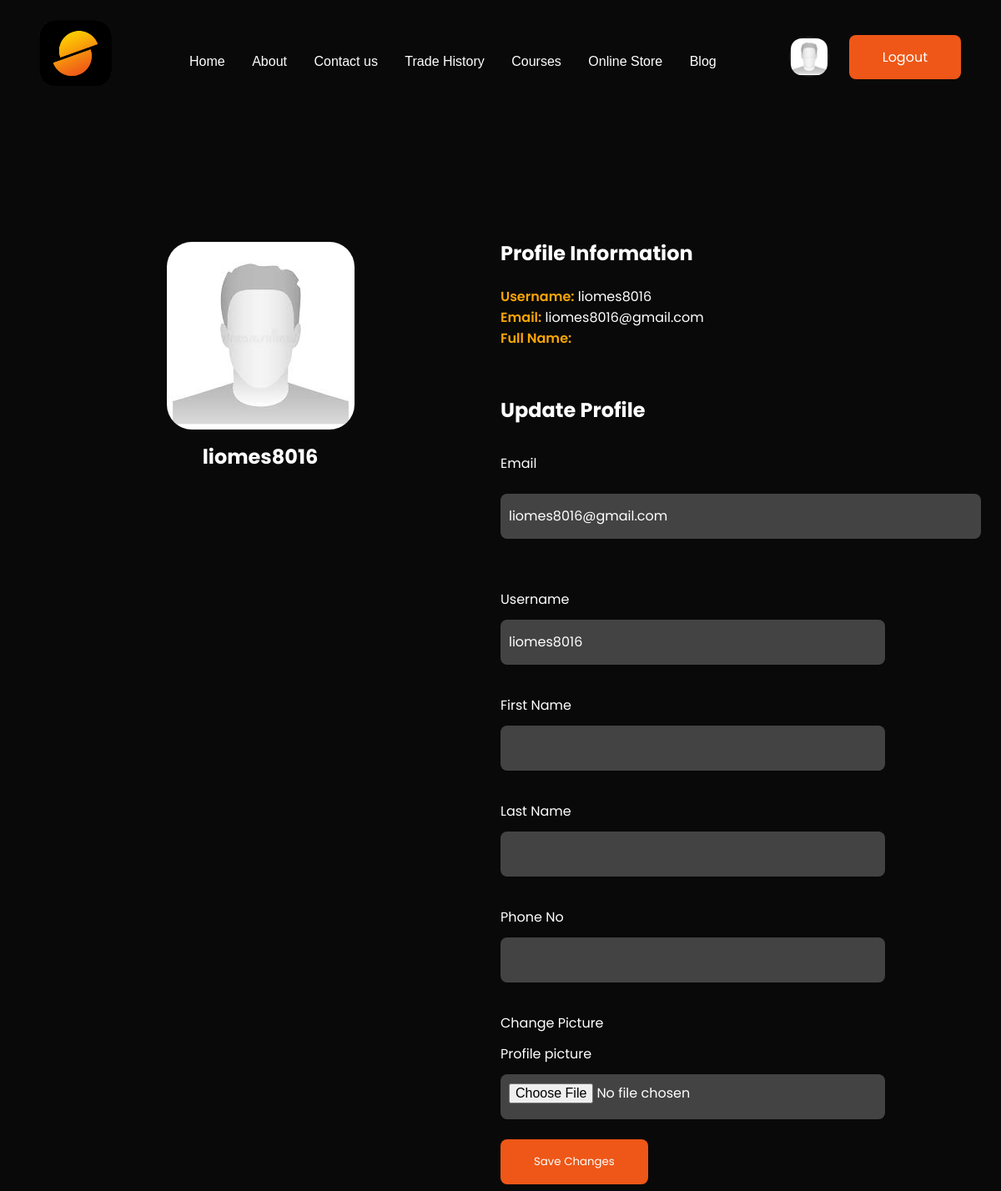
Page /user/profile/4ae452f7-c166-48f7-a9b6-4cacdafa9952 (signed in, upper part) on the earlier database version.
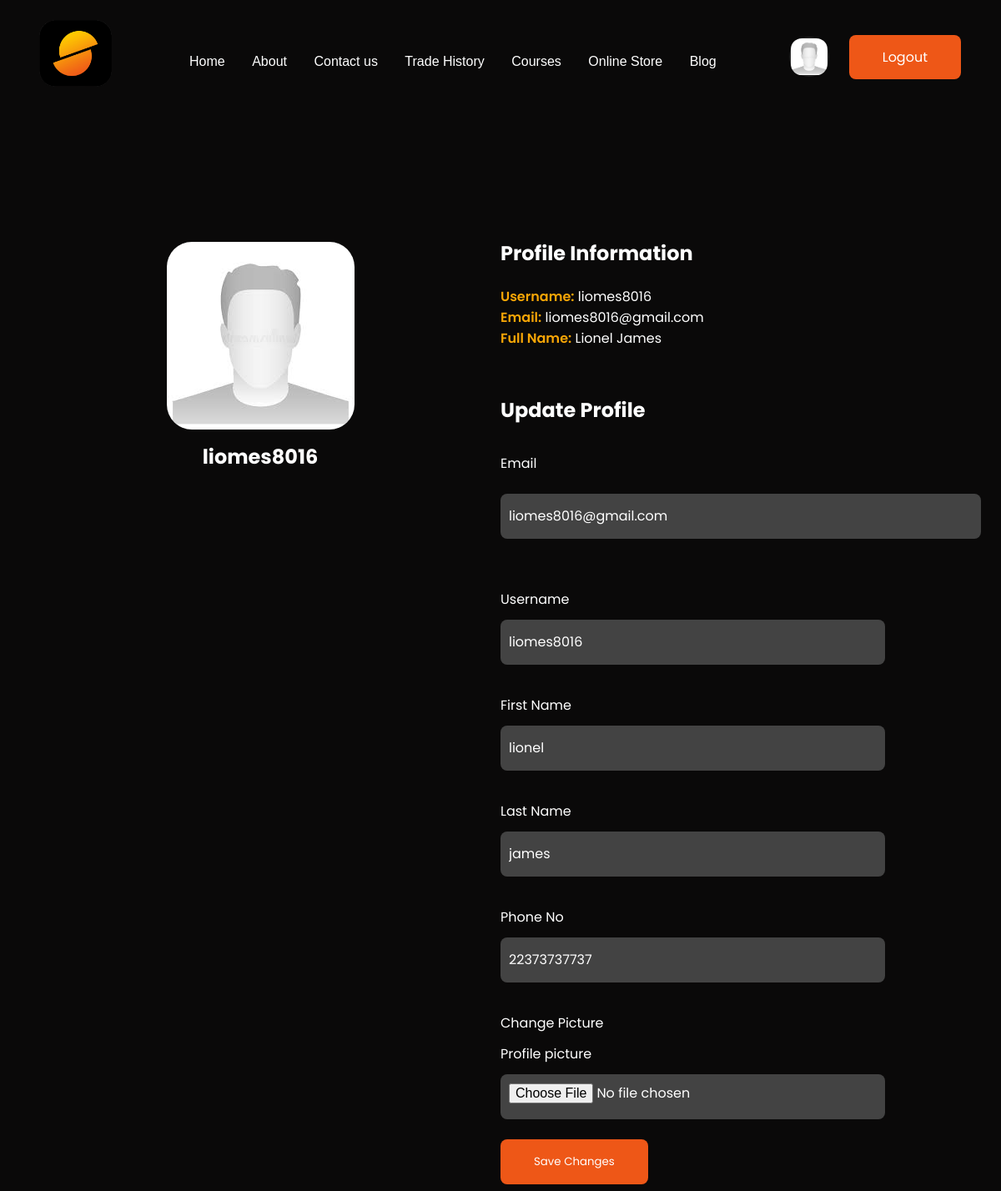
Same page on the later database version.
### userprolog/models.py (models this page shows, shortened)
class User(AbstractBaseUser, PermissionsMixin):
    id = models.UUIDField(primary_key=True, default=uuid.uuid4, editable=False, unique=True)
    username = models.CharField(max_length=200, unique=True, blank=True)
    email = models.EmailField(max_length=200, unique=True, blank=False)
    first_name = models.CharField(max_length=200, blank=True)
    last_name = models.CharField(max_length=200, blank=True)
    phone_no = models.CharField(max_length=11,validators=[MaxLengthValidator(11)])
    profile_picture = models.ImageField(upload_to="images/profile_image",default="default_user_image.jpeg", blank=True, null=True)
    is_active = models.BooleanField(default=False)
    is_staff = models.BooleanField(default=False)
    is_superuser = models.BooleanField(default=False)
    date_joined = models.DateTimeField(auto_now_add=True)
    created = models.DateTimeField(auto_now_add=True)
    updated = models.DateTimeField(auto_now=True)
    objects = UserManager()
    EMAIL_FIELD = 'email'
    USERNAME_FIELD = 'username'
    REQUIRED_FIELDS = ['email',]

### userprolog/views.py (the view)
# urls.py: path('user/profile/<str:id>', user_profile, name="user-profile"),
@login_required(login_url="user-login")
def user_profile(request, id):
    template_name = "userprolog/profile.html"
    user = get_object_or_404(User, id=id)
    form = UserUpdateForm(instance=user)
    if request.method == 'POST':
        form = UserUpdateForm(request.POST, request.FILES, instance=user)
        if form.is_valid():
            instance = form.save(commit=False)
            instance.is_active = True
            instance.save()
            messages.success(request, f"User updated successfully")
            return redirect("user-profile", id)
        messages.error(request, f"Unable to update user")
        return redirect("user-profile", id)
    else:
        form = UserUpdateForm(instance=user)
    context = {"form":form, "user":user}
    return render(request, template_name, context)

### userprolog/forms.py
class UserUpdateForm(forms.ModelForm):
    class Meta:
        model = User
        fields = ['first_name', 'last_name', 'phone_no', 'email', 'username', 'profile_picture', 'is_active', 'is_staff', 'is_superuser']
    def __init__(self, *args, **kwargs):
        super().__init__(*args, **kwargs)
        self.fields['first_name'].widget.attrs.update({'class':"input-field"})
        self.fields['last_name'].widget.attrs.update({'class':"input-field"})
        self.fields['phone_no'].widget.attrs.update({'class':"input-field"})
        self.fields['email'].widget.attrs.update({'class':"input-field"})
        self.fields['username'].widget.attrs.update({'class':"input-field"})
        self.fields['profile_picture'].widget.attrs.update({'class':"input-field"})
        self.fields['is_active'].widget.attrs.update({'class':"input"})
        self.fields['is_staff'].widget.attrs.update({'class':"input"})
        self.fields['is_superuser'].widget.attrs.update({'class':"input"})

### userprolog/templates/userprolog/profile.html (shortened to what this page needs)
{% extends 'base.html' %}
{% load static %}
{% block content %}
	<div class="page-wrapper" style="margin-top: -350px;">
        <section class="user-profile">
            <div class="user-image">
                <img src="{{user.profile_picture.url}}" alt="user's profile image">
                <h4>{{user.username}}</h4>
            </div>
            <div class="profile-description">
                <div class="profile-details">
                    <h4>Profile Information</h4>
                    <p><label for="username">Username:</label> {{user.username}}</p>
                    <p><label for="email">Email:</label> {{ user.email }}</p>
                    <p><label for="fullname">Full Name:</label> {{ user.first_name|title }} {{user.last_name|title}}</p>
                </div>
                <div class="profile-fields">
                    <h4>Update Profile</h4>
                    <form action="{% url 'user-profile' user.pk %}" method="post">
                        <div>
                            <label for="email">Email</label>
                            {{form.email}}
                        </div>
                        <div>
                            <label for="image">Username</label>
                            {{form.username }}
                        </div>
                        <div>
                            <label for="first-name">First Name</label>
                            {{ form.first_name }}
                        </div>
                        <div>
                            <label for="first-name">Last Name</label>
                            {{ form.last_name }}
                        </div>
                        <div>
                            <label for="first-name">Phone No</label>
                            {{ form.phone_no }}
                        </div>
                        <div>
                            <label for="image">Change Picture</label>
                            {% for field in form %}
                                {% if field.field.widget.input_type == "file" %}
                                    <label for="">{{field.label}}</label>
                                    <input type="{{field.field.widget.input_type}}" name="{{field.name}}" id="{{field.id}}" value="{{field.value}}" class="input-field" required>
                                {% endif %}
                            {% endfor %}
                        </div>
                        <button class="btn" type="submit" name="save-btn">Save Changes</button>
                      </form>
                </div>
            </div>
        </section>
	</div>
{% endblock content %}

### templates/base.html (shortened to what this page needs)
{% load static %}
<!DOCTYPE html>
<html lang="en">
<head>
    <link rel="stylesheet" type="text/css" href=" {% static 'css/style.css' %}" />
    <link rel="stylesheet" type="text/css" href="https://cdnjs.cloudflare.com/ajax/libs/OwlCarousel2/2.2.1/assets/owl.carousel.min.css">
	<link rel="stylesheet" type="text/css" href="https://cdnjs.cloudflare.com/ajax/libs/OwlCarousel2/2.2.1/assets/owl.theme.default.min.css">
	<link href="https://cdn.jsdelivr.net/npm/remixicon@2.5.0/fonts/remixicon.css" rel="stylesheet">
</head>
<body>
	<div class="page-wrapper">
		<header class="banner-wrapper">
			<div class="navbar">
				{% block header_logo %}
					<div class="navbar__Link navbar__Link-brand">
						<a href="{% url 'home' %}" class="index-link">
							<img src="{% static 'images/logo.png' %}" class="navbar-logo" alt="website's logo">
						</a>
					</div>
				{% endblock header_logo %}
				<nav class="navbar__Items">
					<ul>
						<li class="navbar__Link">
							<a class="nav-link" href="{% url 'home' %}">Home</a>
						</li>
						<li class="navbar__Link">
							<a class="nav-link" href="{% url 'about' %}">About</a>
						</li>
						<li class="navbar__Link">
							<a class="nav-link" href="{% url 'contact' %}">Contact us</a>
						</li>
						<li class="navbar__Link">
							<a class="nav-link" href="{% url 'trade-history' %}">Trade History</a>
						</li>
						<li class="navbar__Link">
							<a class="nav-link" href="{% url 'courses' %}">Courses</a>
						</li>
						<li class="navbar__Link">
							<a class="nav-link" href="{% url 'onlinestore' %}">Online Store</a>
						</li>
						<li class="navbar__Link">
							<a class="nav-link" href="{% url 'blog' %}">Blog</a>
						</li>
					</ul>
				</nav>
				<nav class="navbar__Items navbar__Items--right">
					{% if request.user.is_authenticated %}
                        <div class="profile">
                            <a href="{% url 'user-profile' user.id %}"><img src="{{user.profile_picture.url}}" class="img-profile"></i></a>
                        </div>
						<div class="navbar__Link">
							<a class="btn hire-btn"  href="{% url 'user-logout' %}">Logout</a>
						</div>
                    {% else %}
						<div class="navbar__Link">
							<a class="login-link"  href="{% url 'user-login' %}">Login</a>
							<a class="btn hire-btn"  href="{% url 'register' %}">Sign Up</a>
						</div>
                    {% endif%}
            	</nav>
			</div>
		</header>
	</div>
    {% block content %}{% endblock content %}
</body>
</html>

### static/css/style.css (style rules this page uses)
html { scroll-behavior: smooth; }
* { margin: 0; padding: 0; -webkit-box-sizing: border-box; box-sizing: border-box; }
body { font-family: "Poppins", sans-serif; background-color: #0A0909; color: #fff; max-width: 1440px; margin: auto; }
.page-wrapper { padding: 0 24px; }
h4 { font-size: clamp(20px, 3vw, 24px); }
h2, h4, h5 { line-height: 1.2; }
p { font-size: 16px; font-weight: normal; }
a { text-decoration: none; color: #fff; }
.btn { padding: 15px 40px; border: 0px; border-radius: 8px; background-color: #EE5717; font-family: "Poppins", sans-serif; -webkit-transition: 0.3s; transition: 0.3s; height: 54px; width: auto; }
a.btn { text-decoration: none; color: #fff; }
button { color: #fff; font-family: "Poppins", sans-serif; }
.input-field, textarea { background-color: #434343; color: #fff; padding: 10px; height: 54px; outline: none; border: none; border-radius: 8px; font-size: 16px; font-family: "poppins", sans-serif; width: 80%; }
.banner-wrapper { min-height: 80vh; }
.navbar { display: -webkit-box; display: -ms-flexbox; display: flex; padding: 16px; font-family: sans-serif; color: white; -ms-flex-pack: distribute; justify-content: space-around; width: 100%; }
.navbar-logo { width: 100px; height: auto; }
.navbar__Link { padding-right: 8px; }
.navbar__Items { display: -webkit-box; display: -ms-flexbox; display: flex; margin-left: auto; -webkit-box-align: center; -ms-flex-align: center; align-items: center; }
.navbar__Items li { list-style: none; display: inline-block; margin-top: 10px; }
.navbar__Items li a { padding: 10px; text-decoration: none; line-height: 27px; -webkit-transition: 0.3s; transition: 0.3s; }
.navbar__Items--right { margin-left: auto; }
.navbar__Items--right .profile { margin-right: 24px; border-radius: 50%; padding: 2px; width: 48px; height: 48px; background-color: #222222; }
.navbar__Items--right .profile .img-profile { width: 100%; height: auto; border-radius: 30%; }
.user-profile { width: 100%; display: -webkit-box; display: -ms-flexbox; display: flex; -webkit-box-orient: horizontal; -webkit-box-direction: normal; -ms-flex-direction: row; flex-direction: row; margin-bottom: 60px; }
.user-profile .user-image { width: 50%; -webkit-box-pack: center; -ms-flex-pack: center; justify-content: center; text-align: center; -webkit-box-align: center; -ms-flex-align: center; align-items: center; }
.user-profile .user-image img { max-width: 300px; height: auto; border-radius: 30px; background-color: #C4C4C4; margin-bottom: 12px; }
.user-profile .profile-description { width: 50%; }
.user-profile .profile-description .profile-details h4 { margin-bottom: 24px; }
.user-profile .profile-description .profile-details label { font-weight: 600; color: #F8A606; }
.user-profile .profile-description .profile-fields { margin-top: 60px; }
.user-profile .profile-description .profile-fields h4 { margin-bottom: 24px; }
.user-profile .profile-description .profile-fields form { width: 100%; }
.user-profile .profile-description .profile-fields form div { display: -webkit-box; display: -ms-flexbox; display: flex; -webkit-box-orient: vertical; -webkit-box-direction: normal; -ms-flex-direction: column; flex-direction: column; margin-top: 36px; }
.user-profile .profile-description .profile-fields form label { margin-bottom: 12px; }
.user-profile .profile-description .profile-fields button { margin-top: 24px; text-align: center; }
#id_email { background-color: #434343; color: #fff; padding: 10px; height: 54px; outline: none; border: none; border-radius: 8px; width: 100%; display: block; margin-bottom: 24px; margin-top: 12px; }

Differences in the rows shown:
changed User "liomes8016": first_name (not shown) → "Lionel"; last_name (not shown) → "James"; first_name (not shown) → "lionel"; last_name (not shown) → "james"; phone_no (not shown) → "22373737737"
